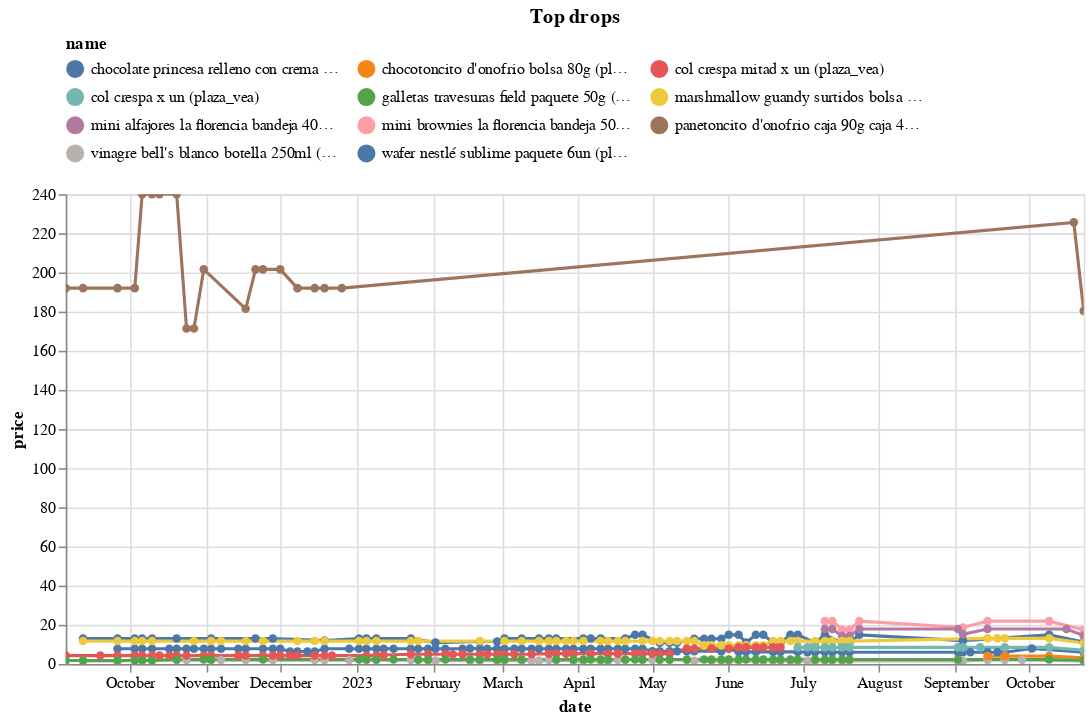

Notebook code cell kept with this figure:
### Code cell
(top_changes
 .sort_values('change')
 .head(10)
 .pipe(plot_changes, 'Top drops')
)

### Figure 1 — Vega-Lite specification as saved in the notebook (floating-point values rounded to 4 significant figures; data arrays with more than 128 entries replaced by an {"elided": "..."} marker saying what was removed)
{"config": {"view": {"continuousWidth": 300, "continuousHeight": 300}, "legend": {"columns": 3, "orient": "top"}}, "data": {"name": "data-265584fbdbe27e8e03cd1e547cd63c5f"}, "mark": {"type": "line", "point": true}, "encoding": {"color": {"field": "name", "scale": {"domain": ["chocolate princesa relleno con crema de maní caja 128g (plaza_vea)", "chocotoncito d'onofrio bolsa 80g (plaza_vea)", "col crespa mitad x un (plaza_vea)", "col crespa x un (plaza_vea)", "galletas travesuras field paquete 50g (plaza_vea)", "marshmallow guandy surtidos bolsa 255g (plaza_vea)", "mini alfajores la florencia bandeja 40un (plaza_vea)", "mini brownies la florencia bandeja 50un (plaza_vea)", "panetoncito d'onofrio caja 90g caja 48un (plaza_vea)", "vinagre bell's blanco botella 250ml (plaza_vea)", "wafer nestlé sublime paquete 6un (plaza_vea)"]}, "type": "nominal"}, "tooltip": [{"field": "name", "type": "nominal"}, {"field": "price", "type": "quantitative"}, {"field": "last_price", "type": "quantitative"}], "x": {"field": "date", "type": "temporal"}, "y": {"field": "price", "type": "quantitative"}}, "params": [{"name": "param_3", "select": {"type": "point", "fields": ["name"]}, "bind": "legend"}, {"name": "param_4", "select": {"type": "interval", "encodings": ["x", "y"]}, "bind": "scales"}], "title": "Top drops", "transform": [{"filter": {"param": "param_3"}}], "width": 650, "$schema": "https://vega.github.io/schema/vega-lite/v5.15.1.json", "datasets": {"data-265584fbdbe27e8e03cd1e547cd63c5f": {"elided": "425 records"}}}
